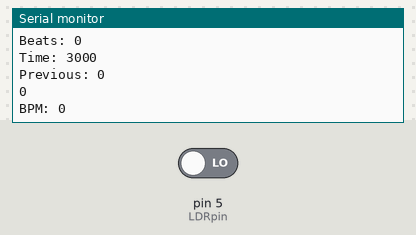
This sketch was run on a simulated Arduino Uno, built with avr-gcc and run on an emulated ATmega328P. On the bench: the last lines printed to the serial monitor. The test bench sets the inputs (shaded band); at power-on: pin 5 (LDRpin) LOW.

Above: at 3.8 s.
3.9 s: pin 5 (LDRpin) driven HIGH
At 7.1 s:
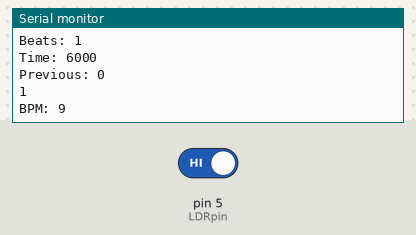
7.4 s: pin 5 (LDRpin) driven LOW
At 9.8 s:
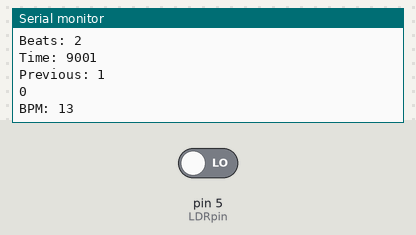
Timing chart, 0 to 11.3 s (numbered marks = the images above; inputs shaded):
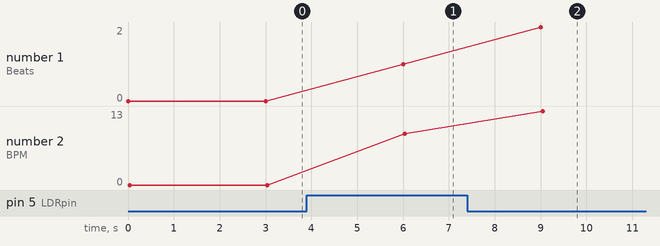

Measured:
- after the input at 3.9 s, the serial monitor: prints a new line after 2.1 s (image 1)
- after the input at 7.4 s, the serial monitor: prints a new line after 1.6 s (image 2)
- plotted number 1: 0 → 1 after the input at 3.9 s, 1 → 2 after the input at 7.4 s
- plotted number 2: 0 → 9 after the input at 3.9 s, 9 → 7 after the input at 7.4 s

The sketch:

heartbeat_calculation_working.ino
```cpp
#define LDRpin 5  // pin where we connect LDR and resistor

int LDRValue = 0; // result of reading the analog pin
int BPM = 0;
int Beats = 0;
int myTime = 0;
int previous_value = 0;

void setup() {
  Serial.begin(9600); // sets serial port for communication
  previous_value = digitalRead(LDRpin);
}

void loop() {
  LDRValue = digitalRead(LDRpin);// read the value from the LDR
  if(LDRValue != previous_value){
    Beats = Beats+1;
  }
  myTime = millis();
  BPM = Beats/(myTime*0.001)*60;

  Serial.print("Beats: ");
  Serial.println(Beats);
  Serial.print("Time: ");
  Serial.println(myTime);
  Serial.print("Previous: ");
  Serial.println(previous_value);
  Serial.println(LDRValue);      // print the value to the serial port
  Serial.print("BPM: ");
  Serial.println(BPM);


  previous_value =LDRValue;
  delay(3000);                    // wait a little

}
```
